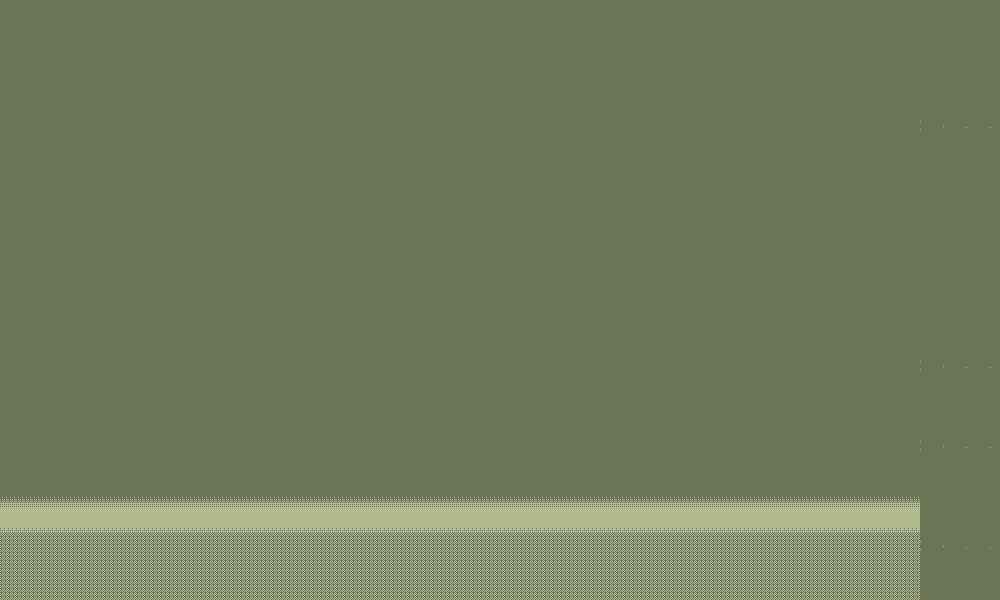

A level layout from a 2D game, rendered from its tile map. Below: a short description, then the map file with its tile-grid data intact:
An orthogonal 50x30 tile map with 20x20 px tiles, 1 tile layer (bg).

<map version="1.0" orientation="orthogonal" width="50" height="30" tilewidth="20" tileheight="20">
 <tileset firstgid="1" name="tiles_sydney" tilewidth="20" tileheight="20">
  <image source="../../../../../SuperLemonadeFactory1989Content/Lemonade/bgtiles_factory.png" width="500" height="500" />
  <terraintypes>
   <terrain name="regularBlocks" tile="-1" />
  </terraintypes>
  <tile id="8" terrain=",,,0" />
  <tile id="9" terrain=",,0,0" />
  <tile id="10" terrain=",,0,0" />
  <tile id="11" terrain=",,0,0" />
  <tile id="12" terrain=",,0,0" />
  <tile id="13" terrain=",,0,0" />
  <tile id="14" terrain=",,0," />
  <tile id="15" terrain="0,0,0," />
  <tile id="16" terrain="0,0,,0" />
  <tile id="28" terrain=",0,,0" />
  <tile id="34" terrain="0,,0," />
  <tile id="35" terrain="0,,0,0" />
  <tile id="36" terrain=",0,0,0" />
  <tile id="48" terrain=",0,,0" />
  <tile id="54" terrain="0,,0," />
  <tile id="68" terrain=",0,,0" />
  <tile id="74" terrain="0,,0," />
  <tile id="88" terrain=",0,,0" />
  <tile id="94" terrain="0,,0," />
  <tile id="108" terrain=",0,,0" />
  <tile id="114" terrain="0,,0," />
  <tile id="128" terrain=",0,," />
  <tile id="129" terrain="0,0,," />
  <tile id="130" terrain="0,0,," />
  <tile id="131" terrain="0,0,," />
  <tile id="132" terrain="0,0,," />
  <tile id="133" terrain="0,0,," />
  <tile id="134" terrain="0,,," />
  <tile id="194" terrain="0,0,0,0" />
  <tile id="356">
   <properties>
    <property name="LargeCrate" value="" />
   </properties>
  </tile>
  <tile id="380">
   <properties>
    <property name="Andre" value="" />
   </properties>
  </tile>
  <tile id="381">
   <properties>
    <property name="Liselot" value="" />
   </properties>
  </tile>
  <tile id="382">
   <properties>
    <property name="Amsterdaam" value="" />
   </properties>
  </tile>
  <tile id="383">
   <properties>
    <property name="Worker" value="" />
   </properties>
  </tile>
  <tile id="384">
   <properties>
    <property name="Inspector" value="" />
   </properties>
  </tile>
  <tile id="385">
   <properties>
    <property name="Chef" value="" />
   </properties>
  </tile>
  <tile id="386">
   <properties>
    <property name="Exit" value="" />
   </properties>
  </tile>
  <tile id="387">
   <properties>
    <property name="Trampoline" value="" />
   </properties>
  </tile>
  <tile id="388">
   <properties>
    <property name="SmallCrate" value="" />
   </properties>
  </tile>
  <tile id="389">
   <properties>
    <property name="SugarBag" value="" />
   </properties>
  </tile>
 </tileset>
 <layer name="bg" width="50" height="30">
  <data encoding="csv">
1,1,1,1,1,1,1,1,1,1,1,1,1,1,1,1,1,1,1,1,1,1,1,1,1,1,1,1,1,1,1,1,1,1,1,1,1,1,1,1,1,1,1,1,1,1,28,29,30,31,
1,1,1,1,1,1,1,1,1,1,1,1,1,1,1,1,1,1,1,1,1,1,1,1,1,1,1,1,1,1,1,1,1,1,1,1,1,1,1,1,1,1,1,1,1,1,53,54,55,56,
1,1,1,1,1,1,1,1,1,1,1,1,1,1,1,1,1,1,1,1,1,1,1,1,1,1,1,1,1,1,1,1,1,1,1,1,1,1,1,1,1,1,1,1,1,1,53,54,55,56,
1,1,1,1,1,1,1,1,1,1,1,1,1,1,1,1,1,1,1,1,1,1,1,1,1,1,1,1,1,1,1,1,1,1,1,1,1,1,1,1,1,1,1,1,1,1,53,54,55,56,
1,1,1,1,1,1,1,1,1,1,1,1,1,1,1,1,1,1,1,1,1,1,1,1,1,1,1,1,1,1,1,1,1,1,1,1,1,1,1,1,1,1,1,1,1,1,53,54,55,56,
1,1,1,1,1,1,1,1,1,1,1,1,1,1,1,1,1,1,1,1,1,1,1,1,1,1,1,1,1,1,1,1,1,1,1,1,1,1,1,1,1,1,1,1,1,1,53,54,55,56,
26,26,26,26,26,26,26,26,26,26,26,26,26,26,26,26,26,26,26,26,26,26,26,26,26,26,26,26,26,26,26,26,26,26,26,26,26,26,26,26,26,26,26,26,26,26,78,79,80,81,
51,51,51,51,51,51,51,51,51,51,51,51,51,51,51,51,51,51,51,51,51,51,51,51,51,51,51,51,51,51,51,51,51,51,51,51,51,51,51,51,51,51,51,51,51,51,3,4,5,6,
76,76,76,76,76,76,76,76,76,76,76,76,76,76,76,76,76,76,76,76,76,76,76,76,76,76,76,76,76,76,76,76,76,76,76,76,76,76,76,76,76,76,76,76,76,76,28,29,30,31,
101,101,101,101,101,101,101,101,101,101,101,101,101,101,101,101,101,101,101,101,101,101,101,101,101,101,101,101,101,101,101,101,101,101,101,101,101,101,101,101,101,101,101,101,101,101,53,54,55,56,
126,126,126,126,126,126,126,126,126,126,126,126,126,126,126,126,126,126,126,126,126,126,126,126,126,126,126,126,126,126,126,126,126,126,126,126,126,126,126,126,126,126,126,126,126,126,53,54,55,56,
151,151,151,151,151,151,151,151,151,151,151,151,151,151,151,151,151,151,151,151,151,151,151,151,151,151,151,151,151,151,151,151,151,151,151,151,151,151,151,151,151,151,151,151,151,151,3,4,5,6,
176,176,176,176,176,176,176,176,176,176,176,176,176,176,176,176,176,176,176,176,176,176,176,176,176,176,176,176,176,176,176,176,176,176,176,176,176,176,176,176,176,176,176,176,176,176,28,29,30,31,
201,201,201,201,201,201,201,201,201,201,201,201,201,201,201,201,201,201,201,201,201,201,201,201,201,201,201,201,201,201,201,201,201,201,201,201,201,201,201,201,201,201,201,201,201,201,53,54,55,56,
226,226,226,226,226,226,226,226,226,226,226,226,226,226,226,226,226,226,226,226,226,226,226,226,226,226,226,226,226,226,226,226,226,226,226,226,226,226,226,226,226,226,226,226,226,226,53,54,55,56,
251,251,251,251,251,251,251,251,251,251,251,251,251,251,251,251,251,251,251,251,251,251,251,251,251,251,251,251,251,251,251,251,251,251,251,251,251,251,251,251,251,251,251,251,251,251,53,54,55,56,
276,276,276,276,276,276,276,276,276,276,276,276,276,276,276,276,276,276,276,276,276,276,276,276,276,276,276,276,276,276,276,276,276,276,276,276,276,276,276,276,276,276,276,276,276,276,53,54,55,56,
301,301,301,301,301,301,301,301,301,301,301,301,301,301,301,301,301,301,301,301,301,301,301,301,301,301,301,301,301,301,301,301,301,301,301,301,301,301,301,301,301,301,301,301,301,301,53,54,55,56,
326,326,326,326,326,326,326,326,326,326,326,326,326,326,326,326,326,326,326,326,326,326,326,326,326,326,326,326,326,326,326,326,326,326,326,326,326,326,326,326,326,326,326,326,326,326,78,79,80,81,
351,351,351,351,351,351,351,351,351,351,351,351,351,351,351,351,351,351,351,351,351,351,351,351,351,351,351,351,351,351,351,351,351,351,351,351,351,351,351,351,351,351,351,351,351,351,3,4,5,6,
376,376,376,376,376,376,376,376,376,376,376,376,376,376,376,376,376,376,376,376,376,376,376,376,376,376,376,376,376,376,376,376,376,376,376,376,376,376,376,376,376,376,376,376,376,376,28,29,30,31,
401,401,401,401,401,401,401,401,401,401,401,401,401,401,401,401,401,401,401,401,401,401,401,401,401,401,401,401,401,401,401,401,401,401,401,401,401,401,401,401,401,401,401,401,401,401,53,54,55,56,
426,426,426,426,426,426,426,426,426,426,426,426,426,426,426,426,426,426,426,426,426,426,426,426,426,426,426,426,426,426,426,426,426,426,426,426,426,426,426,426,426,426,426,426,426,426,78,79,80,81,
451,451,451,451,451,451,451,451,451,451,451,451,451,451,451,451,451,451,451,451,451,451,451,451,451,451,451,451,451,451,451,451,451,451,451,451,451,451,451,451,451,451,451,451,451,451,53,54,55,56,
476,476,476,476,476,476,476,476,476,476,476,476,476,476,476,476,476,476,476,476,476,476,476,476,476,476,476,476,476,476,476,476,476,476,476,476,476,476,476,476,476,476,476,476,476,476,53,54,55,56,
501,501,501,501,501,501,501,501,501,501,501,501,501,501,501,501,501,501,501,501,501,501,501,501,501,501,501,501,501,501,501,501,501,501,501,501,501,501,501,501,501,501,501,501,501,501,53,54,55,56,
526,526,526,526,526,526,526,526,526,526,526,526,526,526,526,526,526,526,526,526,526,526,526,526,526,526,526,526,526,526,526,526,526,526,526,526,526,526,526,526,526,526,526,526,526,526,53,54,55,56,
551,551,551,551,551,551,551,551,551,551,551,551,551,551,551,551,551,551,551,551,551,551,551,551,551,551,551,551,551,551,551,551,551,551,551,551,551,551,551,551,551,551,551,551,551,551,78,79,80,81,
576,576,576,576,576,576,576,576,576,576,576,576,576,576,576,576,576,576,576,576,576,576,576,576,576,576,576,576,576,576,576,576,576,576,576,576,576,576,576,576,576,576,576,576,576,576,3,4,5,6,
601,601,601,601,601,601,601,601,601,601,601,601,601,601,601,601,601,601,601,601,601,601,601,601,601,601,601,601,601,601,601,601,601,601,601,601,601,601,601,601,601,601,601,601,601,601,28,29,30,31
</data>
 </layer>
</map>
